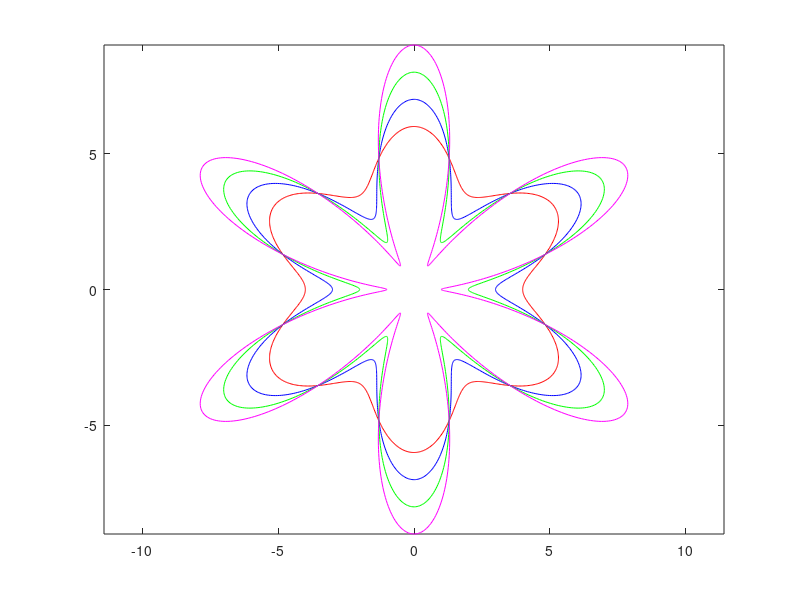

The MATLAB script that drew this image:
%  AAB - versao 1.0 - Data: 19/11/2018
%  Programa de estudo para gerar uma imagem de flor simulada em coordenadas polares.
% obs (1) raio_circ = altura petal  - diametro de cada petala
%     (2) k  - é o numero de petalas
%     (3) b - é altura de cada onda. obs na página
%    http://jwilson.coe.uga.edu/EMAT6680Fa07/Hallman/Assignment%2011/assignm%2011.html 
%The b value will determine the height of each wave. The minimum of each wave is 4 units from the origin and the maximum of each wave is the 6 units from the origin and the average of 4 and 6 is in fact 5, our b value. (We’re going to find a more sophisticated way to talk about this shortly, hand in there.) Does that always work? Let’s Try for a different value of b. when b = 5.
clc;           % limpa screen
clear;         % limpa workspace
close all;     % fecha todas as janelas abertas
format long;   % Dupla precisão
%%%%%%%%%%%%%%%%%%%%%%%%%%%%%%%%%%%%%%%%%%%%%%%%%
t = linspace(0, 2 * pi, 1000) - pi;
raio_circ = 1;   % diametro da circunferencia
r1 =  raio_circ* cos(t);
x1 = r1 .* cos(t);
y1 = r1 .* sin(t);
%%%%%%%%%%%%%%%%%%%%%%%%%%%%%%%%%%%%%%%%%%%%%%%%%
raio_circ = 2;   % diametro da circunferencia
r2 = raio_circ * cos(t);
x2 = r2 .* cos(t);
y2 = r2 .* sin(t);
%%%%%%%%%%%%%%%%%%%%%%%%%%%%%%%%%%%%%%%%%%%%%%%%%
raio_circ = 4;   % diametro da circunferencia
r3 = raio_circ * cos(t);
x3 = r3 .* cos(t);
y3 = r3 .* sin(t);
%%%%%%%%%%%%%%%%%%%%%%%%%%%%%%%%%%%%%%%%%%%%%%%%%
raio_circ = 8;   % diametro da circunferencia
r4 = raio_circ * cos(t);
x4 = r4 .* cos(t);
y4 = r4 .* sin(t);
%%%%%%%%%%%%%%%%%%%%%%%%%%%%%%%%%%%%%%%%%%%%%%%%%
%plot(x1, y1, 'm-',x2, y2, 'r-',x3, y3, 'b-',x4, y4, 'c-')
%axis equal;
%%%%%%%%%%%%%%%%%%%%%%%%%%%%%%%%%%%%%%%%%%%%%%%%%
%%%% introdução do parametro k
%%%%%%%%%%%%%%%%%%%%%%%%%%%%%%%%%%%%%%%%%%%%%%%%%
k = 2;          % numero de pelalas 2 * k (k par)
alt_petal = 8;  % altura da petala
r5 = alt_petal * cos(k * t);
x5 = r5 .* cos(t);
y5 = r5 .* sin(t);
%%%%%%%%%%%%%%%%%%%%%%%%%%%%%%%%%%%%%%%%%%%%%%%%%
k = 4;          % numero de pelalas 2 * k (k par)
alt_petal = 8; % altura da petala
r6 = alt_petal * cos(k * t);
x6 = r6 .* cos(t);
y6 = r6 .* sin(t);
%%%%%%%%%%%%%%%%%%%%%%%%%%%%%%%%%%%%%%%%%%%%%%%%%
k = 6;          % numero de pelalas 2 * k (k par)
alt_petal = 8; % altura da petala
r7 = alt_petal * cos(k * t);
x7 = r7 .* cos(t);
y7 = r7 .* sin(t);
%%%%%%%%%%%%%%%%%%%%%%%%%%%%%%%%%%%%%%%%%%%%%%%%%
k = 8;          % numero de pelalas 2 * k (k par)
alt_petal = 8; % altura da petala
r8 = alt_petal * cos(k * t);
x8 = r8 .* cos(t);
y8 = r8 .* sin(t);
%plot(x5, y5, 'r-',x6, y6, 'b-', x7, y7, 'g-', x8, y8, 'm-')
%axis equal;
%%%%%%%%%%%%%%%%%%%%%%%%%%%%%%%%%%%%%%%%%%%%%%%%%
k = 3;          % numero de pelalas k  (k impar)
alt_petal = 8; % altura da petala
r9 = alt_petal * cos(k * t);
x9 = r9 .* cos(t);
y9 = r9 .* sin(t);
%%%%%%%%%%%%%%%%%%%%%%%%%%%%%%%%%%%%%%%%%%%%%%%%%
k = 5;          % numero de pelalas k  (k impar)
alt_petal = 8; % altura da petala
r10 = alt_petal * cos(k * t);
x10 = r10 .* cos(t);
y10 = r10 .* sin(t);
%%%%%%%%%%%%%%%%%%%%%%%%%%%%%%%%%%%%%%%%%%%%%%%%%
k = 7;          % numero de pelalas k  (k impar)
alt_petal = 8; % altura da petala
r11 = alt_petal * cos(k * t);
x11 = r11 .* cos(t);
y11 = r11 .* sin(t);
%%%%%%%%%%%%%%%%%%%%%%%%%%%%%%%%%%%%%%%%%%%%%%%%%
k = 9;          % numero de pelalas k  (k impar)
alt_petal = 8; % altura da petala
r12 = alt_petal * cos(k * t);
x12 = r12 .* cos(t);
y12 = r12 .* sin(t);
%plot(x9, y9, 'r-',x10, y10, 'b-',x11, y11, 'g-',x12, y12, 'm-')
%axis equal;
%%%%%%%%%%%%%%%%%%%%%%%%%%%%%%%%%%%%%%%%%%%%%%%%%
%%%% introdução do parametro b 
%%%%%%%%%%%%%%%%%%%%%%%%%%%%%%%%%%%%%%%%%%%%%%%%%
k = 3;          % numero de pelalas k  (k impar)
alt_petal = 1;  % altura da petala
b = 5;          % raio da flor
r13 = b - alt_petal * cos(k * t);
x13 = r13 .* cos(t);
y13 = r13 .* sin(t);
%%%%%%%%%%%%%%%%%%%%%%%%%%%%%%%%%%%%%%%%%%%%%%%%%
k = 4;          % numero de pelalas k  (k impar)
alt_petal = 1;  % altura da petala
b = 5;          % raio da flor
r14 = b - alt_petal * cos(k * t);
x14 = r14 .* cos(t);
y14 = r14 .* sin(t);
%%%%%%%%%%%%%%%%%%%%%%%%%%%%%%%%%%%%%%%%%%%%%%%%%
k = 5;          % numero de pelalas k  (k impar)
alt_petal = 1;  % altura da petala
b = 5;          % raio da flor
r15 = b - alt_petal * cos(k * t);
x15 = r15 .* cos(t);
y15 = r15 .* sin(t);
%%%%%%%%%%%%%%%%%%%%%%%%%%%%%%%%%%%%%%%%%%%%%%%%%
k = 6;          % numero de pelalas k  (k impar)
alt_petal = 1;  % altura da petala
b = 5;          % raio da flor
r16 = b - alt_petal * cos(k * t);
x16 = r16 .* cos(t);
y16 = r16 .* sin(t);
%plot(x13, y13, 'r-', x14, y14, 'b-',x15, y15, 'g-',x16, y16, 'm-')
%axis equal;
%%%%%%%%%%%%%%%%%%%%%%%%%%%%%%%%%%%%%%%%%%%%%%%%%
%%%%%% Aumentando a altura petal com b e k fixos
%%%%%%%%%%%%%%%%%%%%%%%%%%%%%%%%%%%%%%%%%%%%%%%%%
k = 6;          % numero de pelalas k  (k impar)
alt_petal = 1;  % altura da petala
b = 5;          % raio da flor
r17 = b - alt_petal * cos(k * t);
x17 = r17 .* cos(t);
y17 = r17 .* sin(t);
%%%%%%%%%%%%%%%%%%%%%%%%%%%%%%%%%%%%%%%%%%%%%%%%%
k = 6;          % numero de pelalas k  (k impar)
alt_petal = 2;  % altura da petala
b = 5;          % raio da flor
r18 = b - alt_petal * cos(k * t);
x18 = r18 .* cos(t);
y18 = r18 .* sin(t);
%%%%%%%%%%%%%%%%%%%%%%%%%%%%%%%%%%%%%%%%%%%%%%%%%
k = 6;          % numero de pelalas k  (k impar)
alt_petal = 3;  % altura da petala
b = 5;          % raio da flor
r19 = b - alt_petal * cos(k * t);
x19 = r19 .* cos(t);
y19 = r19 .* sin(t);
%%%%%%%%%%%%%%%%%%%%%%%%%%%%%%%%%%%%%%%%%%%%%%%%%
k = 6;          % numero de pelalas k  (k impar)
alt_petal = 4;  % altura da petala
b = 5;          % raio da flor
r20 = b - alt_petal * cos(k * t);
x20 = r20 .* cos(t);
y20 = r20 .* sin(t);
plot(x17, y17, 'r-', x18, y18, 'b-',x19, y19, 'g-', x20, y20, 'm-')
axis equal;
